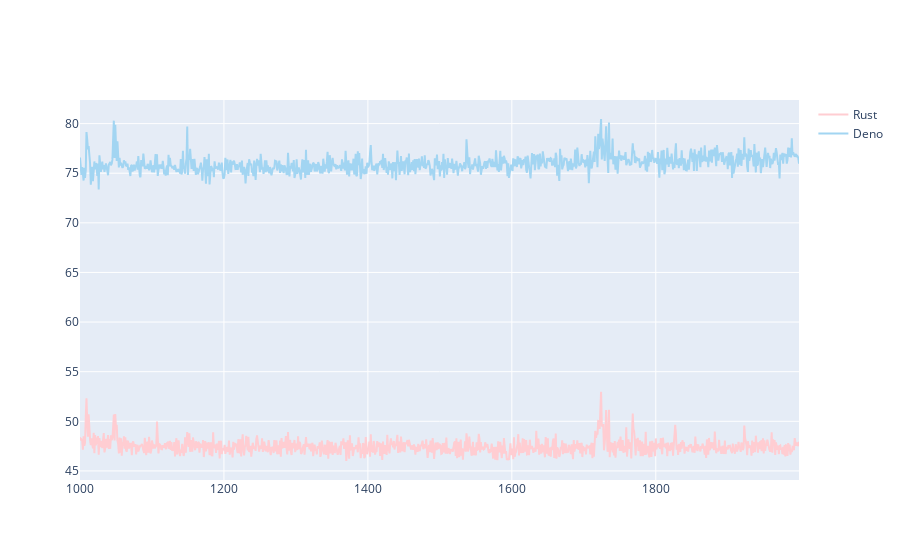

Write notebook code for a chart like this one.
### Markdown cell above
# Hashing

### Code cell
import plotly.graph_objects as go
trace_rust = go.Line(x=hash_source_data.Serie,
            y=hash_source_data.Rust,
			name='Rust',
            marker=dict(color='#ffcdd2'))

trace_deno = go.Line(x=hash_source_data.Serie,
			y=hash_source_data.Deno,
			name='Deno',
            marker=dict(color='#A2D5F2'))



data = [trace_rust, trace_deno]

# py.iplot([trace_rust], filename='rust_timings')
# py.iplot([trace_deno], filename='deno_timings')

py.iplot(data, filename='jupyter-basic_bar')

### Figure 1 — Plotly figure (JSON) as saved in the notebook; plotly's stock layout.template omitted (floating-point values rounded to 4 significant figures; data arrays with more than 128 entries replaced by an {"elided": "..."} marker saying what was removed)
{"data": [{"marker": {"color": "#ffcdd2"}, "name": "Rust", "type": "scatter", "x": {"elided": "1000 int values"}, "y": {"elided": "1000 float values"}}, {"marker": {"color": "#A2D5F2"}, "name": "Deno", "type": "scatter", "x": {"elided": "1000 int values"}, "y": {"elided": "1000 float values"}}], "layout": {}}
